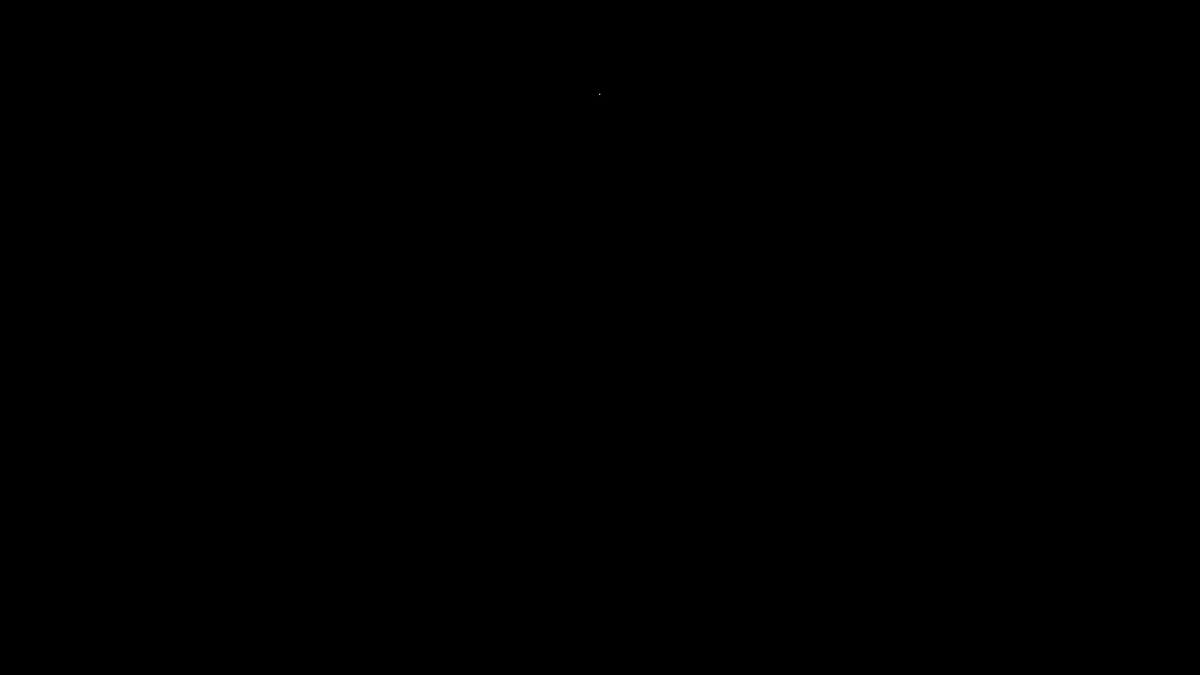
Frame 1 (no input)
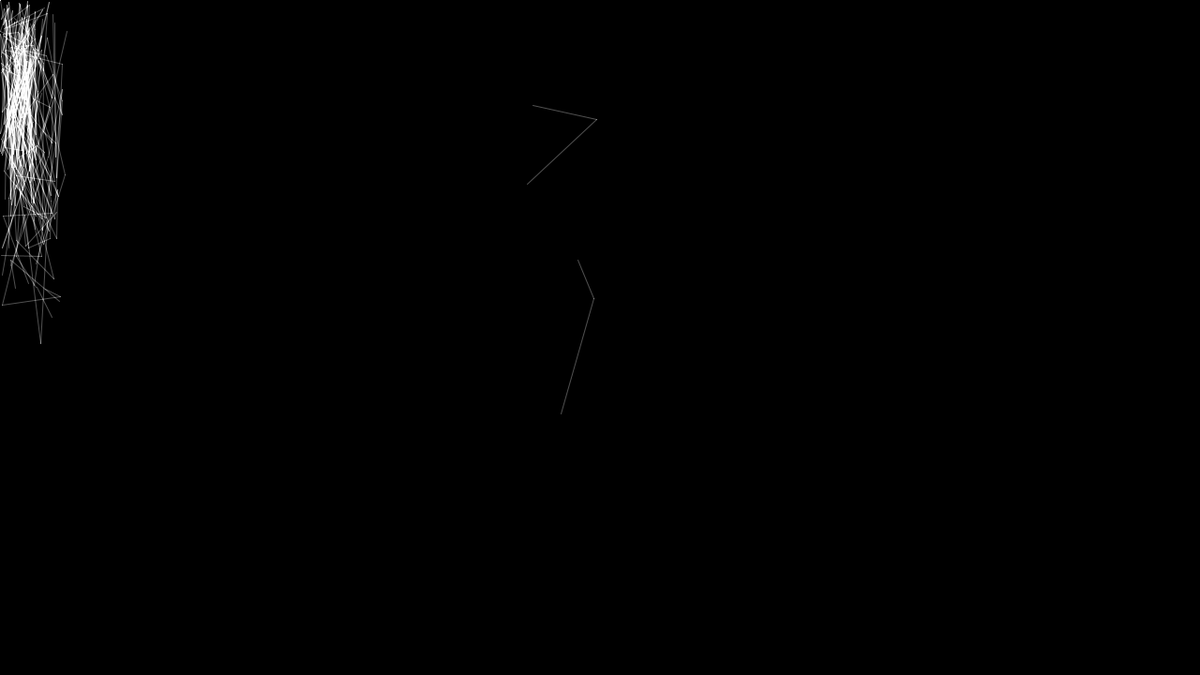
Frame 60 (the mouse pressed at the canvas centre just before this capture)
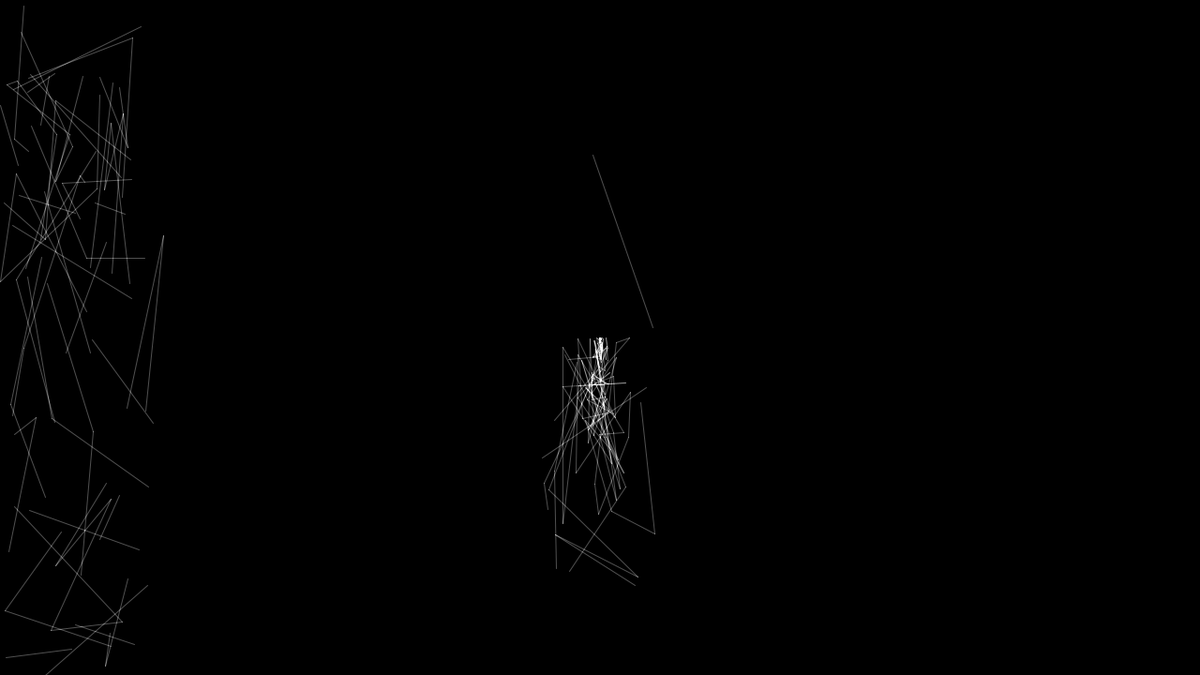
Frame 120 (the mouse held since frame 60 and released just before this capture)

The Processing sketch that drew these frames (run headless with seeded random() and noise(); from frame 60 on, the mouse is pressed at the canvas centre):

// Processing sketch: sketch_23_Connection_Particles
// ── sketch_23_Connection_Particles.pde
Emitter emitter;

void setup() {
  size(1280, 720);
  noStroke();
  blendMode(ADD);
  
  emitter = new Emitter(width/2, 100);
}

void draw() {
  background(0);
  
  emitter.creat();
  
  if (!emitter.isEmpty()) {
    emitter.update();
  }
}

void mousePressed() {
  emitter.creat();
}
// ── Emitter.pde
class Emitter {
  private PVector position;
  private ArrayList<Particle> list;
  private final int countMax;
  
  public Emitter(float x, float y) {
    this.position = new PVector(x, y);
    this.list = new ArrayList<Particle>();
    this.countMax = 300;
  }
  
  public void creat() {
    if (this.list.size() < this.countMax) {
      for (int i=0; i<10; i++) {
        this.list.add(new Particle(this.position));
      }
    }
  }
  
  public void update() {
    this.position = new PVector(mouseX, mouseY);
    
    for (int i=0; i<this.list.size(); i++) {
      this.list.get(i).update();
      this.list.get(i).edgeDetect();
      
      // Draw Line
      if (i > 0) { // avoid [-1]
        PVector lastPos = this.list.get(i-1).getPos();
        this.list.get(i).drawLine(lastPos);
      }
      
      // Should Be Last
      if (this.list.get(i).isDead()) {
        this.list.remove(i);
      }
    }
  }
  
  public boolean isEmpty() {
    return this.list.size() == 0;
  }
}
// ── Particle.pde
class Particle {
  private PVector position;
  private PVector velocity;
  private PVector acceleration;
  private final float speedMax;
  private float lifeSpan;
  private float radius;
  
  public Particle(PVector position) {
    this.position = position.copy();
    this.velocity = new PVector(0, 0);
    this.speedMax = 0.1;
    this.acceleration = new PVector(random(-speedMax, speedMax), random(0.5));
    this.lifeSpan = random(40, 150);
    this.radius = 15;
  }
  
  public void update() {
    this.velocity.add(this.acceleration);
    this.velocity.mult(0.95);
    this.position.add(this.velocity);
    this.radius *= 0.98;
  }
  
  public boolean isDead() {
    this.lifeSpan -= 1;
    
    if (this.lifeSpan <= 0) {
      return true;
    } else {
      return false;
    }
  }
  
  public void edgeDetect() {
    if (this.position.x > width || this.position.x < 0) {
      this.velocity.x *= -1;
      this.acceleration.x *= -1;
    }
    if (this.position.y > height || this.position.y < 0) {
      this.velocity.y *= -1;
      this.acceleration.y *= -1;
    }
  }
  
  public void drawLine(PVector lastPos) {
    if (PVector.dist(this.position, lastPos) < 200) {
      stroke(80);
      line(this.position.x, this.position.y, lastPos.x, lastPos.y);
    }
  }
  
  public void display() {
    fill(80);
    ellipse(this.position.x, this.position.y, this.radius*2, this.radius*2);
  }
  
  public PVector getPos() {
    PVector currentPos = this.position.copy();
    return currentPos;
  }
}
